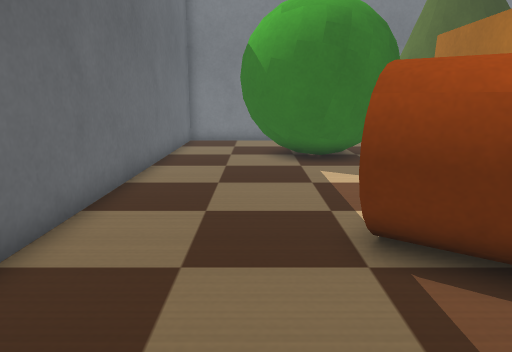
[1] (above)

16 first-person views from a walk through a world built for the Webots simulator. The camera is 0.11 m above the floor, tilts 12° down and sees 70° across. The floor is counted in squares, 0.05 m on a side. Each view is taken from the middle of a square. On the plan, view 1 faces up. The plan holds only what a view shows up to about 19 squares ahead; the rest is blank. Robots are left out. Simple shapes and patterns stand in for the simulator's stock objects.

[2]
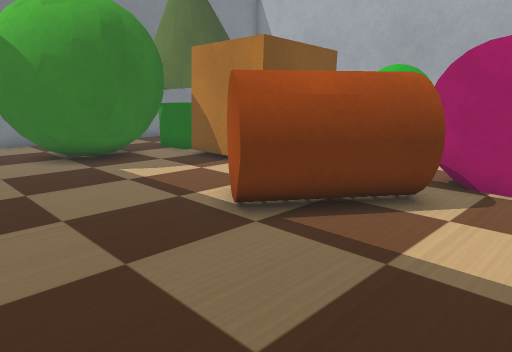

[3]
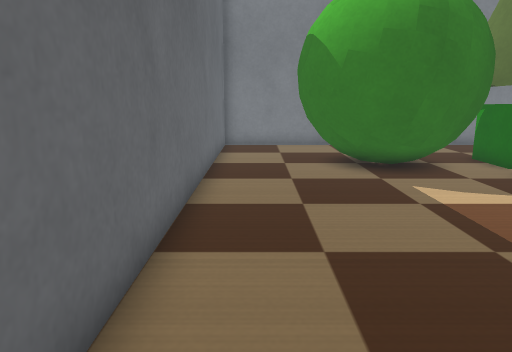

[4]
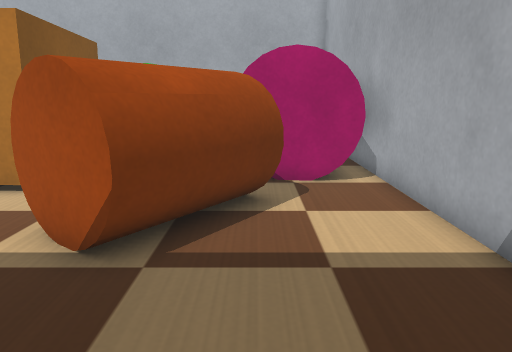

[5]
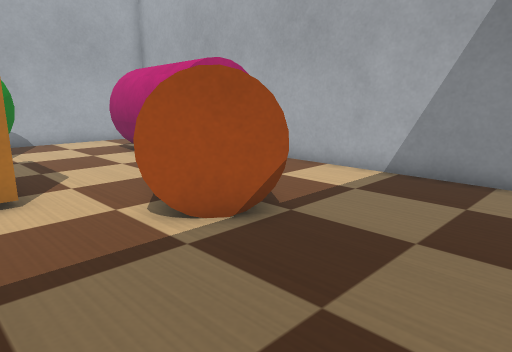

[6]
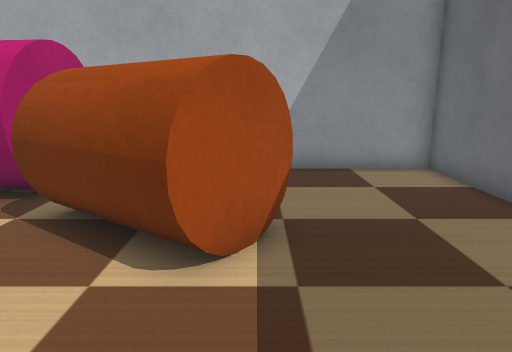

[7]
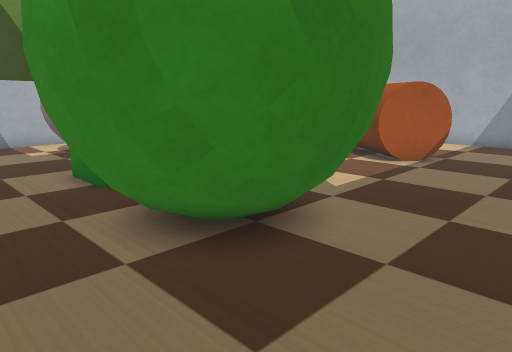

[8]
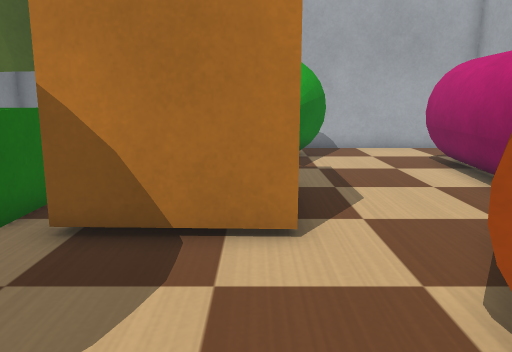

[9]
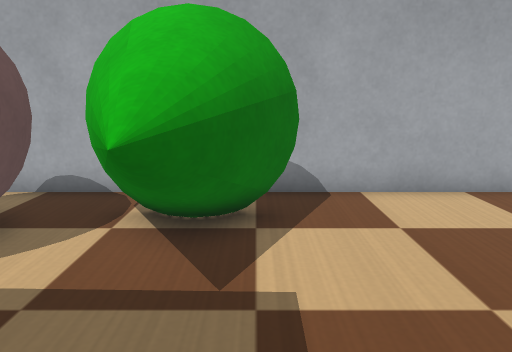

[10]
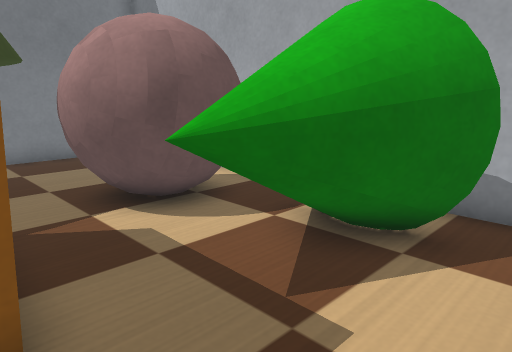

[11]
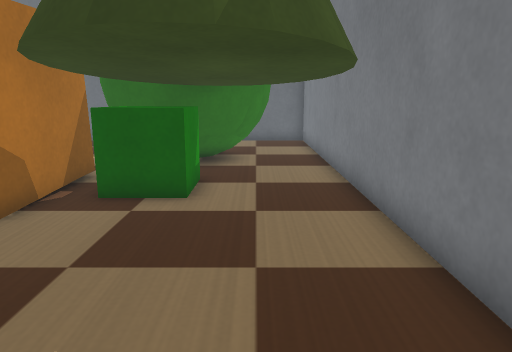

[12]
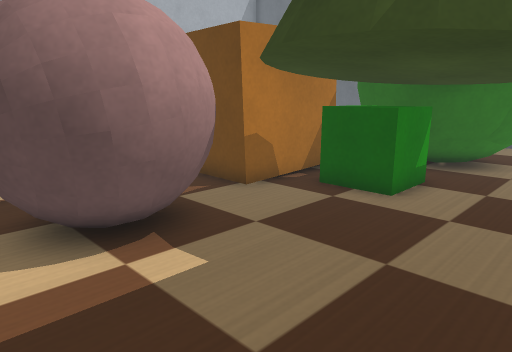

[13]
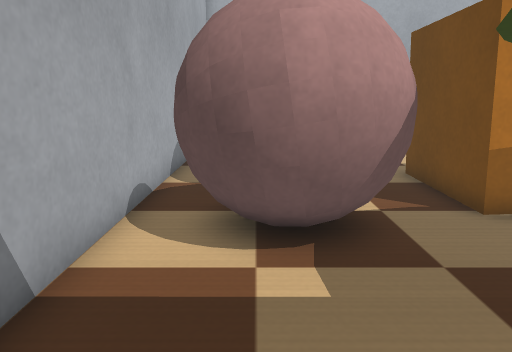

[14]
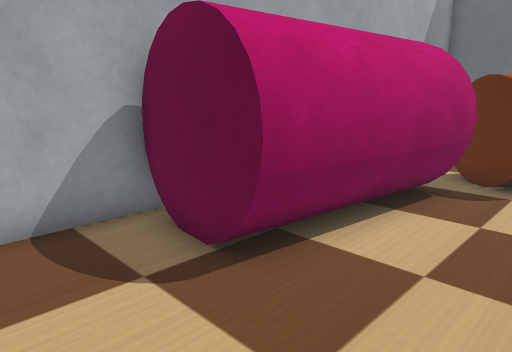

[15]
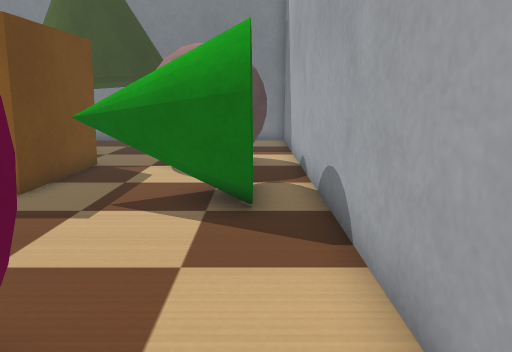

[16]
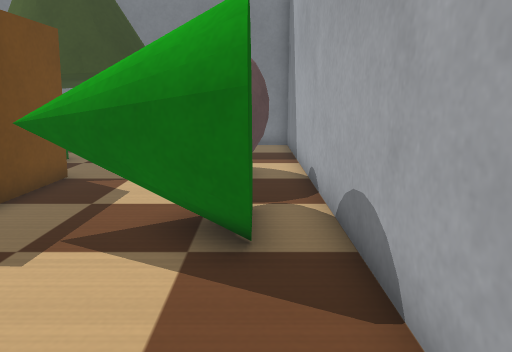

### Floor plan
Key: @ floor where view 1 was taken; # wall or solid block; . floor; C cone; B green ball; R orange box; W brown cylinder; G green box; M magenta cylinder; E red ball.
Columns run from 4 left of view 1 to 17 right of it. Each row starts with its distance up from view 1.
 20 ######################
 19 #...........CC.......#
 18 #.........CC..CC.....#
 17 #....BBBB.C....C.....#
 16 #...BBBBBBC..........#
 15 #...BBBBBBGGG........#
 14 #...BBBBBBGGG..CEEEE.#
 13 #...BBBBBBGGGCCEEEEE.#
 12 #....BBBB.RRRRREEEEE.#
 11 #.........R   R.EEEE.#
 10 #.........R   R...CC.#
  9 #.........R  RR.CCCC.#
  8 #.........RRRR.CCCCC.#
  7 #......W.........CCC.#
  6 #.....WWWW.........C.#
  5 #.....WWWWW..........#
  4 #.....WWWWWMM........#
  3 #.......WW.MMMMMMM...#
  2 #..........MMMMMMM...#
  1 #..........M     M...#
  0 #...@......M     M..
 -1 ####################

Positions as (right, up) in squares from view 1, and headings:
1: (0, 0), facing up
2: (-3, 0), facing up-right
3: (-2, 2), facing up
4: (-3, 3), facing right
5: (-3, 10), facing down-right
6: (2, 11), facing down
7: (-3, 19), facing down-right
8: (0, 9), facing right
9: (8, 7), facing right
10: (9, 5), facing up-right
11: (16, 17), facing left
12: (16, 19), facing down-left
13: (14, 19), facing down
14: (16, 6), facing down-left
15: (15, 0), facing up
16: (15, 2), facing up
